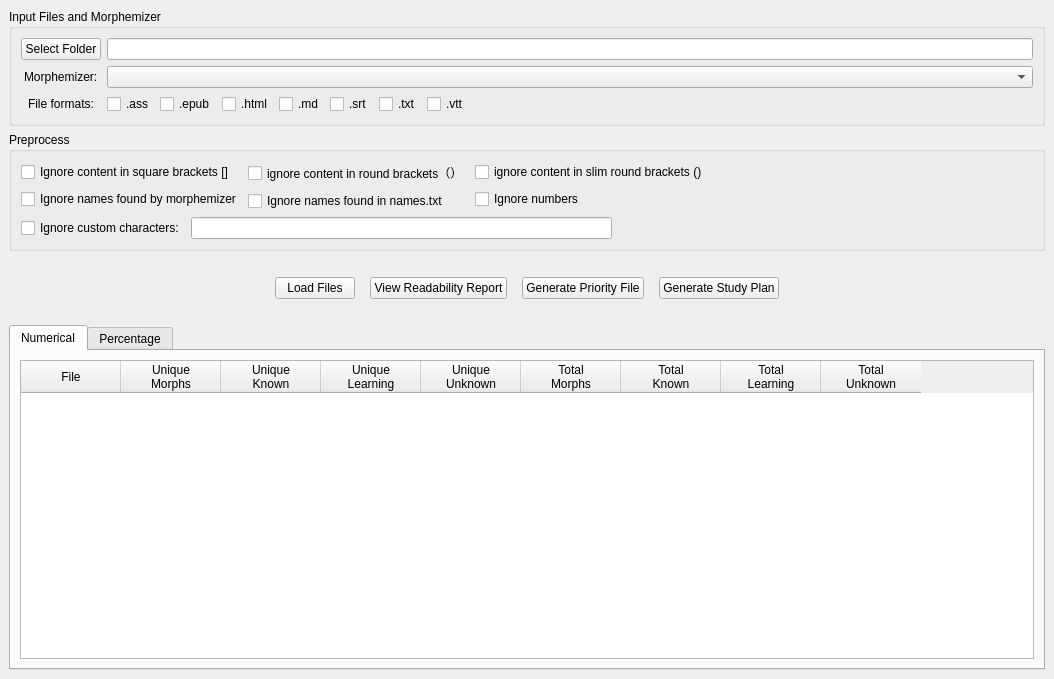
<?xml version="1.0" encoding="UTF-8"?>
<ui version="4.0">
 <class>GeneratorsWindow</class>
 <widget class="QMainWindow" name="GeneratorsWindow">
  <property name="geometry">
   <rect>
    <x>0</x>
    <y>0</y>
    <width>1054</width>
    <height>679</height>
   </rect>
  </property>
  <property name="windowTitle">
   <string>Generators</string>
  </property>
  <widget class="QWidget" name="centralwidget">
   <layout class="QVBoxLayout" name="verticalLayout_4">
    <item>
     <widget class="QGroupBox" name="groupBox">
      <property name="title">
       <string>Input Files and Morphemizer</string>
      </property>
      <layout class="QVBoxLayout" name="verticalLayout_9">
       <item>
        <layout class="QHBoxLayout" name="horizontalLayout_3">
         <item>
          <layout class="QVBoxLayout" name="verticalLayout">
           <item>
            <widget class="QPushButton" name="selectFolderPushButton">
             <property name="text">
              <string>Select Folder</string>
             </property>
            </widget>
           </item>
           <item alignment="Qt::AlignHCenter">
            <widget class="QLabel" name="label">
             <property name="text">
              <string>Morphemizer:</string>
             </property>
            </widget>
           </item>
           <item alignment="Qt::AlignHCenter">
            <widget class="QLabel" name="label_2">
             <property name="text">
              <string>File formats:</string>
             </property>
            </widget>
           </item>
          </layout>
         </item>
         <item>
          <layout class="QVBoxLayout" name="verticalLayout_2">
           <item>
            <widget class="QLineEdit" name="inputDirLineEdit"/>
           </item>
           <item>
            <layout class="QHBoxLayout" name="horizontalLayout_2">
             <item>
              <widget class="QComboBox" name="morphemizerComboBox"/>
             </item>
            </layout>
           </item>
           <item>
            <layout class="QHBoxLayout" name="horizontalLayout">
             <item>
              <widget class="QCheckBox" name="assFilesCheckBox">
               <property name="text">
                <string>.ass</string>
               </property>
              </widget>
             </item>
             <item>
              <widget class="QCheckBox" name="epubFilesCheckBox">
               <property name="text">
                <string>.epub</string>
               </property>
              </widget>
             </item>
             <item>
              <widget class="QCheckBox" name="htmlFilesCheckBox">
               <property name="text">
                <string>.html</string>
               </property>
              </widget>
             </item>
             <item>
              <widget class="QCheckBox" name="mdFilesCheckBox">
               <property name="text">
                <string>.md</string>
               </property>
              </widget>
             </item>
             <item>
              <widget class="QCheckBox" name="srtFilesCheckBox">
               <property name="text">
                <string>.srt</string>
               </property>
              </widget>
             </item>
             <item>
              <widget class="QCheckBox" name="txtFilesCheckBox">
               <property name="text">
                <string>.txt</string>
               </property>
              </widget>
             </item>
             <item>
              <widget class="QCheckBox" name="vttFilesCheckBox">
               <property name="text">
                <string>.vtt</string>
               </property>
              </widget>
             </item>
             <item>
              <spacer name="horizontalSpacer">
               <property name="orientation">
                <enum>Qt::Horizontal</enum>
               </property>
               <property name="sizeHint" stdset="0">
                <size>
                 <width>40</width>
                 <height>20</height>
                </size>
               </property>
              </spacer>
             </item>
            </layout>
           </item>
          </layout>
         </item>
        </layout>
       </item>
      </layout>
     </widget>
    </item>
    <item>
     <widget class="QGroupBox" name="groupBox_2">
      <property name="title">
       <string>Preprocess</string>
      </property>
      <layout class="QVBoxLayout" name="verticalLayout_5">
       <item>
        <layout class="QHBoxLayout" name="horizontalLayout_5">
         <item>
          <layout class="QVBoxLayout" name="verticalLayout_10">
           <item>
            <widget class="QCheckBox" name="squareBracketsCheckBox">
             <property name="text">
              <string>Ignore content in square brackets []</string>
             </property>
            </widget>
           </item>
           <item>
            <widget class="QCheckBox" name="namesMorphemizerCheckBox">
             <property name="text">
              <string>Ignore names found by morphemizer</string>
             </property>
            </widget>
           </item>
          </layout>
         </item>
         <item>
          <layout class="QVBoxLayout" name="verticalLayout_3">
           <item>
            <widget class="QCheckBox" name="roundBracketsCheckBox">
             <property name="text">
              <string>ignore content in round brackets（）</string>
             </property>
            </widget>
           </item>
           <item>
            <widget class="QCheckBox" name="namesFileCheckBox">
             <property name="text">
              <string>Ignore names found in names.txt</string>
             </property>
            </widget>
           </item>
          </layout>
         </item>
         <item>
          <layout class="QVBoxLayout" name="verticalLayout_8">
           <item>
            <widget class="QCheckBox" name="slimRoundBracketsCheckBox">
             <property name="text">
              <string>ignore content in slim round brackets ()</string>
             </property>
            </widget>
           </item>
           <item>
            <widget class="QCheckBox" name="numbersCheckBox">
             <property name="text">
              <string>Ignore numbers</string>
             </property>
            </widget>
           </item>
          </layout>
         </item>
         <item>
          <spacer name="horizontalSpacer_2">
           <property name="orientation">
            <enum>Qt::Horizontal</enum>
           </property>
           <property name="sizeHint" stdset="0">
            <size>
             <width>40</width>
             <height>20</height>
            </size>
           </property>
          </spacer>
         </item>
        </layout>
       </item>
       <item>
        <layout class="QHBoxLayout" name="horizontalLayout_4">
         <item>
          <widget class="QCheckBox" name="customCharactersCheckBox">
           <property name="text">
            <string>Ignore custom characters:</string>
           </property>
          </widget>
         </item>
         <item>
          <widget class="QLineEdit" name="customCharactersLineEdit"/>
         </item>
         <item>
          <spacer name="horizontalSpacer_5">
           <property name="orientation">
            <enum>Qt::Horizontal</enum>
           </property>
           <property name="sizeHint" stdset="0">
            <size>
             <width>40</width>
             <height>20</height>
            </size>
           </property>
          </spacer>
         </item>
        </layout>
       </item>
      </layout>
     </widget>
    </item>
    <item>
     <layout class="QHBoxLayout" name="horizontalLayout_7">
      <property name="spacing">
       <number>15</number>
      </property>
      <property name="topMargin">
       <number>20</number>
      </property>
      <property name="bottomMargin">
       <number>20</number>
      </property>
      <item>
       <spacer name="horizontalSpacer_4">
        <property name="orientation">
         <enum>Qt::Horizontal</enum>
        </property>
        <property name="sizeHint" stdset="0">
         <size>
          <width>40</width>
          <height>20</height>
         </size>
        </property>
       </spacer>
      </item>
      <item>
       <widget class="QPushButton" name="loadFilesPushButton">
        <property name="text">
         <string>Load Files</string>
        </property>
       </widget>
      </item>
      <item>
       <widget class="QPushButton" name="viewReportPushButton">
        <property name="text">
         <string>View Readability Report</string>
        </property>
       </widget>
      </item>
      <item>
       <widget class="QPushButton" name="generatePriorityFilePushButton">
        <property name="text">
         <string>Generate Priority File</string>
        </property>
       </widget>
      </item>
      <item>
       <widget class="QPushButton" name="generateStudyPlanPushButton">
        <property name="text">
         <string>Generate Study Plan</string>
        </property>
       </widget>
      </item>
      <item>
       <spacer name="horizontalSpacer_3">
        <property name="orientation">
         <enum>Qt::Horizontal</enum>
        </property>
        <property name="sizeHint" stdset="0">
         <size>
          <width>40</width>
          <height>20</height>
         </size>
        </property>
       </spacer>
      </item>
     </layout>
    </item>
    <item>
     <widget class="QTabWidget" name="tablesTabWidget">
      <property name="currentIndex">
       <number>0</number>
      </property>
      <widget class="QWidget" name="tab">
       <attribute name="title">
        <string>Numerical</string>
       </attribute>
       <layout class="QVBoxLayout" name="verticalLayout_6">
        <item>
         <widget class="QTableWidget" name="numericalTableWidget">
          <column>
           <property name="text">
            <string>File</string>
           </property>
          </column>
          <column>
           <property name="text">
            <string>Unique
Morphs</string>
           </property>
          </column>
          <column>
           <property name="text">
            <string>Unique 
Known</string>
           </property>
          </column>
          <column>
           <property name="text">
            <string>Unique
Learning</string>
           </property>
          </column>
          <column>
           <property name="text">
            <string>Unique
Unknown</string>
           </property>
          </column>
          <column>
           <property name="text">
            <string>Total
Morphs</string>
           </property>
          </column>
          <column>
           <property name="text">
            <string>Total
Known</string>
           </property>
          </column>
          <column>
           <property name="text">
            <string>Total
Learning</string>
           </property>
          </column>
          <column>
           <property name="text">
            <string>Total
Unknown</string>
           </property>
          </column>
         </widget>
        </item>
       </layout>
      </widget>
      <widget class="QWidget" name="tab_2">
       <attribute name="title">
        <string>Percentage</string>
       </attribute>
       <layout class="QVBoxLayout" name="verticalLayout_7">
        <item>
         <widget class="QTableWidget" name="percentTableWidget">
          <column>
           <property name="text">
            <string>File</string>
           </property>
          </column>
          <column>
           <property name="text">
            <string>Unique
Morphs</string>
           </property>
          </column>
          <column>
           <property name="text">
            <string>Unique 
Known</string>
           </property>
          </column>
          <column>
           <property name="text">
            <string>Unique
Learning</string>
           </property>
          </column>
          <column>
           <property name="text">
            <string>Unique
Unknown</string>
           </property>
          </column>
          <column>
           <property name="text">
            <string>Total
Morphs</string>
           </property>
          </column>
          <column>
           <property name="text">
            <string>Total
Known</string>
           </property>
          </column>
          <column>
           <property name="text">
            <string>Total
Learning</string>
           </property>
          </column>
          <column>
           <property name="text">
            <string>Total
Unknown</string>
           </property>
          </column>
         </widget>
        </item>
       </layout>
      </widget>
     </widget>
    </item>
   </layout>
  </widget>
 </widget>
 <resources/>
 <connections/>
</ui>
